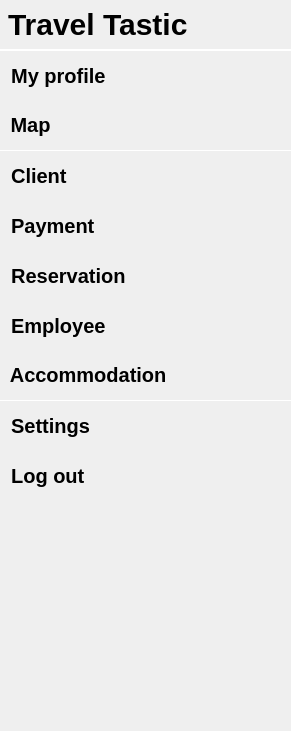
  <widget class="QWidget" name="leftMenu" native="true">
   <property name="geometry">
    <rect>
     <x>9</x>
     <y>9</y>
     <width>291</width>
     <height>731</height>
    </rect>
   </property>
   <property name="styleSheet">
    <string notr="true">border-radius:15px;</string>
   </property>
   <widget class="QPushButton" name="pushButton_4">
    <property name="geometry">
     <rect>
      <x>190</x>
      <y>310</y>
      <width>75</width>
      <height>31</height>
     </rect>
    </property>
    <property name="text">
     <string/>
    </property>
    <property name="icon">
     <iconset resource="icons.qrc">
      <normaloff>:/feather (3)/users.svg</normaloff>:/feather (3)/users.svg</iconset>
    </property>
    <property name="iconSize">
     <size>
      <width>28</width>
      <height>28</height>
     </size>
    </property>
   </widget>
   <widget class="QLabel" name="label_5">
    <property name="geometry">
     <rect>
      <x>0</x>
      <y>0</y>
      <width>291</width>
      <height>51</height>
     </rect>
    </property>
    <property name="styleSheet">
     <string notr="true">background:transparent;
border-radius:0px;
border-bottom:2px solid white;
font-size:30px;
font-weight:700;</string>
    </property>
    <property name="text">
     <string>Travel Tastic</string>
    </property>
   </widget>
   <widget class="QLabel" name="label_6">
    <property name="geometry">
     <rect>
      <x>0</x>
      <y>50</y>
      <width>231</width>
      <height>51</height>
     </rect>
    </property>
    <property name="styleSheet">
     <string notr="true">background:transparent;
border-radius:0px;
font-size:20px;
font-weight:700;

</string>
    </property>
    <property name="text">
     <string>  My profile</string>
    </property>
   </widget>
   <widget class="QLabel" name="label_7">
    <property name="geometry">
     <rect>
      <x>0</x>
      <y>400</y>
      <width>291</width>
      <height>51</height>
     </rect>
    </property>
    <property name="styleSheet">
     <string notr="true">background:transparent;
border-radius:0px;
font-size:20px;
font-weight:700;


</string>
    </property>
    <property name="text">
     <string>  Settings</string>
    </property>
   </widget>
   <widget class="QPushButton" name="pushButton_8">
    <property name="geometry">
     <rect>
      <x>190</x>
      <y>60</y>
      <width>75</width>
      <height>31</height>
     </rect>
    </property>
    <property name="text">
     <string/>
    </property>
    <property name="icon">
     <iconset resource="icons.qrc">
      <normaloff>:/feather (3)/user.svg</normaloff>:/feather (3)/user.svg</iconset>
    </property>
    <property name="iconSize">
     <size>
      <width>28</width>
      <height>28</height>
     </size>
    </property>
   </widget>
   <widget class="QPushButton" name="pushButton_9">
    <property name="geometry">
     <rect>
      <x>190</x>
      <y>410</y>
      <width>75</width>
      <height>31</height>
     </rect>
    </property>
    <property name="text">
     <string/>
    </property>
    <property name="icon">
     <iconset resource="icons.qrc">
      <normaloff>:/feather (3)/settings.svg</normaloff>:/feather (3)/settings.svg</iconset>
    </property>
    <property name="iconSize">
     <size>
      <width>24</width>
      <height>24</height>
     </size>
    </property>
   </widget>
   <widget class="QLabel" name="label_8">
    <property name="geometry">
     <rect>
      <x>0</x>
      <y>150</y>
      <width>231</width>
      <height>51</height>
     </rect>
    </property>
    <property name="styleSheet">
     <string notr="true">background:transparent;
border-radius:0px;
font-size:20px;
font-weight:700;

</string>
    </property>
    <property name="text">
     <string>  Client</string>
    </property>
   </widget>
   <widget class="QPushButton" name="pushButton">
    <property name="geometry">
     <rect>
      <x>190</x>
      <y>160</y>
      <width>75</width>
      <height>31</height>
     </rect>
    </property>
    <property name="text">
     <string/>
    </property>
    <property name="icon">
     <iconset resource="icons.qrc">
      <normaloff>:/feather (3)/users.svg</normaloff>:/feather (3)/users.svg</iconset>
    </property>
    <property name="iconSize">
     <size>
      <width>28</width>
      <height>28</height>
     </size>
    </property>
   </widget>
   <widget class="QLabel" name="label_9">
    <property name="geometry">
     <rect>
      <x>0</x>
      <y>200</y>
      <width>231</width>
      <height>51</height>
     </rect>
    </property>
    <property name="styleSheet">
     <string notr="true">background:transparent;
border-radius:0px;
font-size:20px;
font-weight:700;

</string>
    </property>
    <property name="text">
     <string>  Payment</string>
    </property>
   </widget>
   <widget class="QPushButton" name="pushButton_2">
    <property name="geometry">
     <rect>
      <x>190</x>
      <y>210</y>
      <width>75</width>
      <height>31</height>
     </rect>
    </property>
    <property name="text">
     <string/>
    </property>
    <property name="icon">
     <iconset resource="icons.qrc">
      <normaloff>:/feather (3)/shopping-cart.svg</normaloff>:/feather (3)/shopping-cart.svg</iconset>
    </property>
    <property name="iconSize">
     <size>
      <width>28</width>
      <height>28</height>
     </size>
    </property>
   </widget>
   <widget class="QLabel" name="label_10">
    <property name="geometry">
     <rect>
      <x>0</x>
      <y>250</y>
      <width>231</width>
      <height>51</height>
     </rect>
    </property>
    <property name="styleSheet">
     <string notr="true">background:transparent;
border-radius:0px;
font-size:20px;
font-weight:700;

</string>
    </property>
    <property name="text">
     <string>  Reservation</string>
    </property>
   </widget>
   <widget class="QPushButton" name="pushButton_3">
    <property name="geometry">
     <rect>
      <x>190</x>
      <y>260</y>
      <width>75</width>
      <height>31</height>
     </rect>
    </property>
    <property name="text">
     <string/>
    </property>
    <property name="icon">
     <iconset resource="icons.qrc">
      <normaloff>:/feather (3)/calendar.svg</normaloff>:/feather (3)/calendar.svg</iconset>
    </property>
    <property name="iconSize">
     <size>
      <width>28</width>
      <height>28</height>
     </size>
    </property>
   </widget>
   <widget class="QLabel" name="label_11">
    <property name="geometry">
     <rect>
      <x>0</x>
      <y>300</y>
      <width>171</width>
      <height>51</height>
     </rect>
    </property>
    <property name="styleSheet">
     <string notr="true">background:transparent;
border-radius:0px;
font-size:20px;
font-weight:700;

</string>
    </property>
    <property name="text">
     <string>  Employee</string>
    </property>
   </widget>
   <widget class="QLabel" name="label_12">
    <property name="geometry">
     <rect>
      <x>0</x>
      <y>350</y>
      <width>291</width>
      <height>51</height>
     </rect>
    </property>
    <property name="styleSheet">
     <string notr="true">background:transparent;
border-radius:0px;
font-size:20px;
font-weight:700;
border-bottom:1px solid white;


</string>
    </property>
    <property name="text">
     <string> Accommodation</string>
    </property>
   </widget>
   <widget class="QPushButton" name="pushButton_5">
    <property name="geometry">
     <rect>
      <x>190</x>
      <y>360</y>
      <width>75</width>
      <height>31</height>
     </rect>
    </property>
    <property name="text">
     <string/>
    </property>
    <property name="icon">
     <iconset resource="icons.qrc">
      <normaloff>:/feather (3)/home.svg</normaloff>:/feather (3)/home.svg</iconset>
    </property>
    <property name="iconSize">
     <size>
      <width>28</width>
      <height>28</height>
     </size>
    </property>
   </widget>
   <widget class="QLabel" name="label_45">
    <property name="geometry">
     <rect>
      <x>0</x>
      <y>450</y>
      <width>291</width>
      <height>51</height>
     </rect>
    </property>
    <property name="styleSheet">
     <string notr="true">background:transparent;
border-radius:0px;
font-size:20px;
font-weight:700;



</string>
    </property>
    <property name="text">
     <string>  Log out</string>
    </property>
   </widget>
   <widget class="QPushButton" name="pushButton_24">
    <property name="geometry">
     <rect>
      <x>190</x>
      <y>460</y>
      <width>75</width>
      <height>31</height>
     </rect>
    </property>
    <property name="text">
     <string/>
    </property>
    <property name="icon">
     <iconset resource="icons.qrc">
      <normaloff>:/feather (3)/log-out.svg</normaloff>:/feather (3)/log-out.svg</iconset>
    </property>
    <property name="iconSize">
     <size>
      <width>28</width>
      <height>28</height>
     </size>
    </property>
   </widget>
   <widget class="QLabel" name="label_13">
    <property name="geometry">
     <rect>
      <x>0</x>
      <y>100</y>
      <width>291</width>
      <height>51</height>
     </rect>
    </property>
    <property name="styleSheet">
     <string notr="true">background:transparent;
border-radius:0px;
font-size:20px;
font-weight:700;
border-bottom:1px solid white;


</string>
    </property>
    <property name="text">
     <string> Map</string>
    </property>
   </widget>
   <widget class="QPushButton" name="pushButton_10">
    <property name="geometry">
     <rect>
      <x>190</x>
      <y>110</y>
      <width>75</width>
      <height>31</height>
     </rect>
    </property>
    <property name="text">
     <string/>
    </property>
    <property name="icon">
     <iconset resource="icons.qrc">
      <normaloff>:/feather (3)/map.svg</normaloff>:/feather (3)/map.svg</iconset>
    </property>
    <property name="iconSize">
     <size>
      <width>28</width>
      <height>28</height>
     </size>
    </property>
   </widget>
  </widget>
